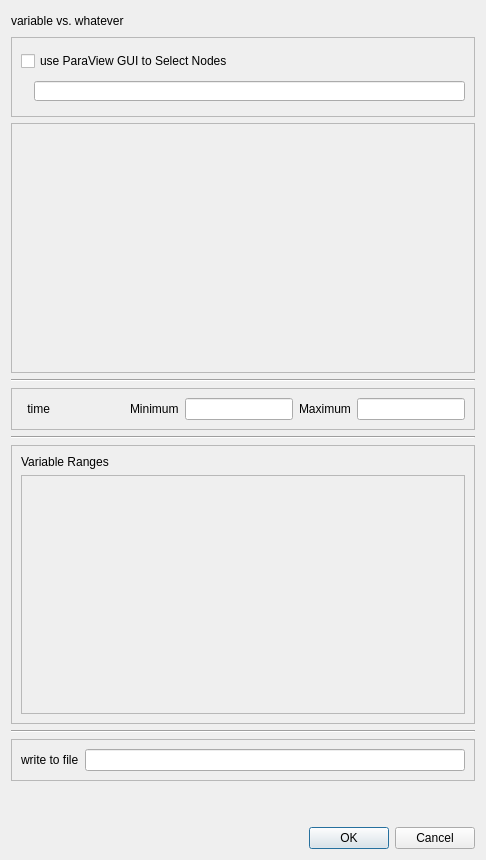
<?xml version="1.0" encoding="UTF-8"?>
<ui version="4.0">
 <class>pqVariablePlot</class>
 <widget class="QDialog" name="pqVariablePlot">
  <property name="geometry">
   <rect>
    <x>0</x>
    <y>0</y>
    <width>486</width>
    <height>860</height>
   </rect>
  </property>
  <property name="sizePolicy">
   <sizepolicy hsizetype="Preferred" vsizetype="Maximum">
    <horstretch>0</horstretch>
    <verstretch>0</verstretch>
   </sizepolicy>
  </property>
  <property name="maximumSize">
   <size>
    <width>16777215</width>
    <height>16777215</height>
   </size>
  </property>
  <property name="windowTitle">
   <string>Dialog</string>
  </property>
  <layout class="QGridLayout" name="gridLayout_4">
   <item row="0" column="0">
    <layout class="QVBoxLayout" name="verticalLayout">
     <item>
      <layout class="QHBoxLayout" name="horizontalLayout">
       <item>
        <widget class="pqHoverLabel" name="variableVsWhatever">
         <property name="text">
          <string>variable vs. whatever</string>
         </property>
        </widget>
       </item>
       <item>
        <spacer name="horizontalSpacer_3">
         <property name="orientation">
          <enum>Qt::Horizontal</enum>
         </property>
         <property name="sizeHint" stdset="0">
          <size>
           <width>350</width>
           <height>20</height>
          </size>
         </property>
        </spacer>
       </item>
      </layout>
     </item>
     <item>
      <widget class="QFrame" name="selectionByNumberFrame">
       <property name="sizePolicy">
        <sizepolicy hsizetype="Preferred" vsizetype="Preferred">
         <horstretch>0</horstretch>
         <verstretch>0</verstretch>
        </sizepolicy>
       </property>
       <property name="minimumSize">
        <size>
         <width>0</width>
         <height>80</height>
        </size>
       </property>
       <property name="frameShape">
        <enum>QFrame::StyledPanel</enum>
       </property>
       <property name="frameShadow">
        <enum>QFrame::Sunken</enum>
       </property>
       <layout class="QVBoxLayout" name="verticalLayout_2">
        <item>
         <widget class="QCheckBox" name="useParaViewGUIToSelectNodesCheckBox">
          <property name="text">
           <string>use ParaView GUI to Select Nodes</string>
          </property>
         </widget>
        </item>
        <item>
         <layout class="QHBoxLayout" name="horizontalLayout_2">
          <item>
           <widget class="QLabel" name="numberItemsLabel">
            <property name="sizePolicy">
             <sizepolicy hsizetype="Preferred" vsizetype="Preferred">
              <horstretch>0</horstretch>
              <verstretch>0</verstretch>
             </sizepolicy>
            </property>
            <property name="minimumSize">
             <size>
              <width>0</width>
              <height>0</height>
             </size>
            </property>
            <property name="text">
             <string>&lt;item by id #&gt;</string>
            </property>
           </widget>
          </item>
          <item>
           <widget class="QLineEdit" name="numberItemsLineEdit">
            <property name="sizePolicy">
             <sizepolicy hsizetype="Preferred" vsizetype="Preferred">
              <horstretch>1</horstretch>
              <verstretch>0</verstretch>
             </sizepolicy>
            </property>
            <property name="minimumSize">
             <size>
              <width>0</width>
              <height>0</height>
             </size>
            </property>
            <property name="maximumSize">
             <size>
              <width>16777215</width>
              <height>20</height>
             </size>
            </property>
           </widget>
          </item>
         </layout>
        </item>
       </layout>
      </widget>
     </item>
     <item>
      <widget class="QFrame" name="pickVariableFrame">
       <property name="sizePolicy">
        <sizepolicy hsizetype="Preferred" vsizetype="Preferred">
         <horstretch>0</horstretch>
         <verstretch>2</verstretch>
        </sizepolicy>
       </property>
       <property name="minimumSize">
        <size>
         <width>0</width>
         <height>250</height>
        </size>
       </property>
       <property name="frameShape">
        <enum>QFrame::StyledPanel</enum>
       </property>
       <property name="frameShadow">
        <enum>QFrame::Sunken</enum>
       </property>
      </widget>
     </item>
     <item>
      <widget class="Line" name="lineAfterHeading">
       <property name="orientation">
        <enum>Qt::Horizontal</enum>
       </property>
      </widget>
     </item>
     <item>
      <widget class="QFrame" name="timeFrame">
       <property name="frameShape">
        <enum>QFrame::StyledPanel</enum>
       </property>
       <property name="frameShadow">
        <enum>QFrame::Raised</enum>
       </property>
       <layout class="QGridLayout" name="gridLayout_2">
        <item row="0" column="0">
         <layout class="QHBoxLayout" name="timeRangeLayout">
          <item>
           <widget class="QLabel" name="label_5">
            <property name="sizePolicy">
             <sizepolicy hsizetype="Minimum" vsizetype="Preferred">
              <horstretch>0</horstretch>
              <verstretch>0</verstretch>
             </sizepolicy>
            </property>
            <property name="minimumSize">
             <size>
              <width>29</width>
              <height>0</height>
             </size>
            </property>
            <property name="text">
             <string>time</string>
            </property>
            <property name="alignment">
             <set>Qt::AlignRight|Qt::AlignTrailing|Qt::AlignVCenter</set>
            </property>
           </widget>
          </item>
          <item>
           <spacer name="horizontalSpacer_2">
            <property name="orientation">
             <enum>Qt::Horizontal</enum>
            </property>
            <property name="sizeHint" stdset="0">
             <size>
              <width>40</width>
              <height>20</height>
             </size>
            </property>
           </spacer>
          </item>
          <item>
           <widget class="QLabel" name="label_6">
            <property name="text">
             <string>Minimum</string>
            </property>
           </widget>
          </item>
          <item>
           <widget class="QLineEdit" name="timeMinLineEdit">
            <property name="whatsThis">
             <string>Enter the new range minimum here.</string>
            </property>
           </widget>
          </item>
          <item>
           <widget class="QLabel" name="label_7">
            <property name="text">
             <string>Maximum</string>
            </property>
           </widget>
          </item>
          <item>
           <widget class="QLineEdit" name="timeMaxLineEdit">
            <property name="whatsThis">
             <string>Enter the new range maximum here.</string>
            </property>
           </widget>
          </item>
         </layout>
        </item>
       </layout>
      </widget>
     </item>
     <item>
      <widget class="Line" name="lineAfterTime">
       <property name="orientation">
        <enum>Qt::Horizontal</enum>
       </property>
      </widget>
     </item>
     <item>
      <widget class="QFrame" name="rangeFrame">
       <property name="sizePolicy">
        <sizepolicy hsizetype="Preferred" vsizetype="Expanding">
         <horstretch>0</horstretch>
         <verstretch>3</verstretch>
        </sizepolicy>
       </property>
       <property name="frameShape">
        <enum>QFrame::StyledPanel</enum>
       </property>
       <property name="frameShadow">
        <enum>QFrame::Raised</enum>
       </property>
       <layout class="QGridLayout" name="gridLayout">
        <item row="0" column="0">
         <widget class="QLabel" name="rangeHeadingLabel">
          <property name="text">
           <string>Variable Ranges</string>
          </property>
         </widget>
        </item>
        <item row="1" column="0">
         <widget class="pqResizingScrollArea" name="rangeScrollArea">
          <property name="sizePolicy">
           <sizepolicy hsizetype="Expanding" vsizetype="MinimumExpanding">
            <horstretch>0</horstretch>
            <verstretch>0</verstretch>
           </sizepolicy>
          </property>
          <property name="widgetResizable">
           <bool>true</bool>
          </property>
          <widget class="QWidget" name="scrollAreaWidgetContents">
           <property name="geometry">
            <rect>
             <x>0</x>
             <y>0</y>
             <width>444</width>
             <height>228</height>
            </rect>
           </property>
           <property name="sizePolicy">
            <sizepolicy hsizetype="Preferred" vsizetype="Expanding">
             <horstretch>0</horstretch>
             <verstretch>0</verstretch>
            </sizepolicy>
           </property>
           <layout class="QVBoxLayout" name="scrollWidgetLayout"/>
          </widget>
         </widget>
        </item>
       </layout>
      </widget>
     </item>
     <item>
      <widget class="Line" name="lineAfterRange">
       <property name="orientation">
        <enum>Qt::Horizontal</enum>
       </property>
      </widget>
     </item>
     <item>
      <widget class="QFrame" name="writeToFileFrame">
       <property name="frameShape">
        <enum>QFrame::StyledPanel</enum>
       </property>
       <property name="frameShadow">
        <enum>QFrame::Raised</enum>
       </property>
       <layout class="QGridLayout" name="gridLayout_3">
        <item row="0" column="0">
         <layout class="QHBoxLayout" name="horizontalLayoutWriteToFile">
          <item>
           <widget class="QLabel" name="label">
            <property name="text">
             <string>write to file</string>
            </property>
           </widget>
          </item>
          <item>
           <widget class="pqFileChooserWidget" name="meshFile">
            <property name="sizePolicy">
             <sizepolicy hsizetype="Expanding" vsizetype="Fixed">
              <horstretch>1</horstretch>
              <verstretch>0</verstretch>
             </sizepolicy>
            </property>
           </widget>
          </item>
         </layout>
        </item>
       </layout>
      </widget>
     </item>
     <item>
      <spacer name="verticalSpacer">
       <property name="orientation">
        <enum>Qt::Vertical</enum>
       </property>
       <property name="sizeHint" stdset="0">
        <size>
         <width>20</width>
         <height>40</height>
        </size>
       </property>
      </spacer>
     </item>
     <item>
      <widget class="QDialogButtonBox" name="okCancelButtonBox">
       <property name="orientation">
        <enum>Qt::Horizontal</enum>
       </property>
       <property name="standardButtons">
        <set>QDialogButtonBox::Cancel|QDialogButtonBox::Ok</set>
       </property>
      </widget>
     </item>
    </layout>
   </item>
  </layout>
 </widget>
 <customwidgets>
  <customwidget>
   <class>pqFileChooserWidget</class>
   <extends>QLineEdit</extends>
   <header>pqFileChooserWidget.h</header>
  </customwidget>
  <customwidget>
   <class>pqHoverLabel</class>
   <extends>QLabel</extends>
   <header>pqHoverLabel.h</header>
  </customwidget>
  <customwidget>
   <class>pqResizingScrollArea</class>
   <extends>QScrollArea</extends>
   <header>pqresizingscrollarea.h</header>
   <container>1</container>
  </customwidget>
 </customwidgets>
 <resources/>
 <connections>
  <connection>
   <sender>okCancelButtonBox</sender>
   <signal>accepted()</signal>
   <receiver>pqVariablePlot</receiver>
   <slot>accept()</slot>
   <hints>
    <hint type="sourcelabel">
     <x>248</x>
     <y>254</y>
    </hint>
    <hint type="destinationlabel">
     <x>157</x>
     <y>274</y>
    </hint>
   </hints>
  </connection>
  <connection>
   <sender>okCancelButtonBox</sender>
   <signal>rejected()</signal>
   <receiver>pqVariablePlot</receiver>
   <slot>reject()</slot>
   <hints>
    <hint type="sourcelabel">
     <x>316</x>
     <y>260</y>
    </hint>
    <hint type="destinationlabel">
     <x>286</x>
     <y>274</y>
    </hint>
   </hints>
  </connection>
 </connections>
</ui>
